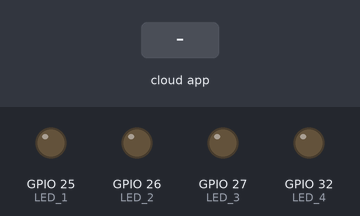
Recording of a sketch running on a simulated ESP8266 (NodeMCU). Shown: output pins drawn as LEDs (lit = HIGH). Inputs (shaded band) come from the test bench. WiFi joins after 1.5 s; servers stay silent unless stated; what the sketch prints to the serial monitor is not drawn.

Above: at 2.7 s.
2.8 s: the phone or cloud app sets Lampara.1 to 1
At 4.0 s:
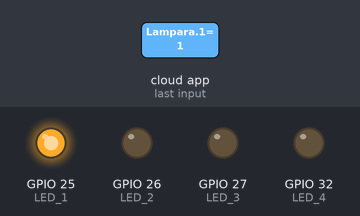
4.3 s: the phone or cloud app sets Lampara.2 to 1
At 5.3 s:
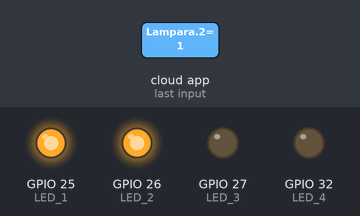
5.8 s: the phone or cloud app sets Lampara.1 to 0
At 6.4 s:
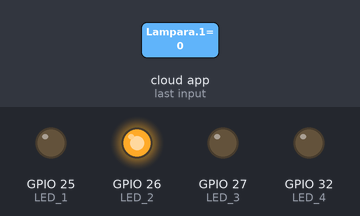
7.3 s: the phone or cloud app sets Lampara.3 to 1
At 7.6 s:
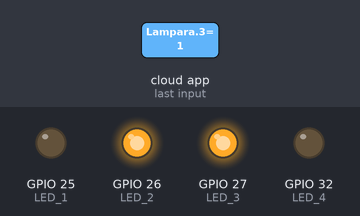
8.8 s: the phone or cloud app sets Lampara.4 to 1
At 9.9 s:
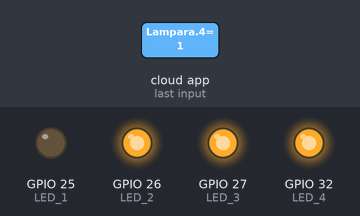
10.3 s: the phone or cloud app sets Lampara.2 to 0
At 11.0 s:
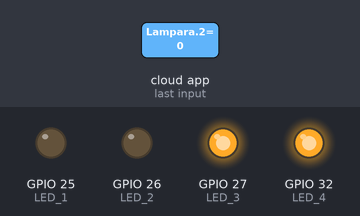
Timing chart, 0 to 12.8 s (numbered marks = the images above; inputs shaded):
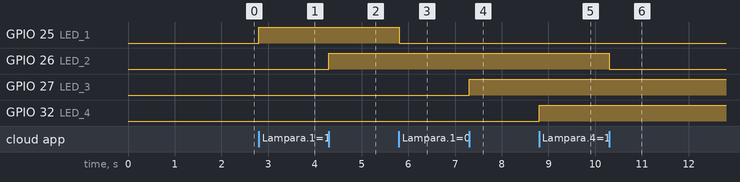

Measured:
- after the input at 2.8 s, GPIO 25 (LED_1): LOW → HIGH at once
- after the input at 4.3 s, GPIO 26 (LED_2): LOW → HIGH at once
- after the input at 5.8 s, GPIO 25 (LED_1): HIGH → LOW at once
- after the input at 7.3 s, GPIO 27 (LED_3): LOW → HIGH at once
- after the input at 8.8 s, GPIO 32 (LED_4): LOW → HIGH at once
- after the input at 10.3 s, GPIO 26 (LED_2): HIGH → LOW at once

The sketch:

CODIGO_ALEXA.ino
```cpp
#include <Arduino.h>
#ifdef ESP32
#include <WiFi.h>
#else
#include <ESP8266WiFi.h>
#endif
#include "fauxmoESP.h"

#define WIFI_SSID "ELINGETAYU"
#define WIFI_PASS "0123456789"
#define SERIAL_BAUDRATE 115200

// DEVICES
#define LED_1 25
#define ID_1 "Lampara 1"
#define LED_2 26
#define ID_2 "Lampara 2"
#define LED_3 27
#define ID_3 "Lampara 3"
#define LED_4 32
#define ID_4 "Lampara 4"

fauxmoESP fauxmo;
// -----------------------------------------------------------------------------
// Wifi
// -----------------------------------------------------------------------------

void wifiSetup() {

    // Set WIFI module to STA mode
    WiFi.mode(WIFI_STA);

    // Connect
    Serial.printf("[WIFI] Connecting to %s ", WIFI_SSID);
    WiFi.begin(WIFI_SSID, WIFI_PASS);

    // Wait
    while (WiFi.status() != WL_CONNECTED) {
        Serial.print(".");
        delay(100);
    }
    Serial.println();

    // Connected!
    Serial.printf("[WIFI] STATION Mode, SSID: %s, IP address: %s\n", WiFi.SSID().c_str(), WiFi.localIP().toString().c_str());

}

void setup() {

    // Init serial port and clean garbage
    Serial.begin(SERIAL_BAUDRATE);

    // LEDs
    pinMode(LED_1, OUTPUT);
    digitalWrite(LED_1, LOW);
    pinMode(LED_2, OUTPUT);
    digitalWrite(LED_2, LOW);
    pinMode(LED_3, OUTPUT);
    digitalWrite(LED_3, LOW);
    pinMode(LED_4, OUTPUT);
    digitalWrite(LED_4, LOW);

    // Wifi
    wifiSetup();

    fauxmo.createServer(true); // not needed, this is the default value
    fauxmo.setPort(80); // This is required for gen3 devices
    fauxmo.enable(true);
    // Add virtual devices
    fauxmo.addDevice(ID_1);
    fauxmo.addDevice(ID_2);
    fauxmo.addDevice(ID_3);
    fauxmo.addDevice(ID_4);
    fauxmo.onSetState([](unsigned char device_id, const char * device_name, bool state, unsigned char value) {

        Serial.printf("[MAIN] Device #%d (%s) state: %s value: %d\n", device_id, device_name, state ? "ON" : "OFF", value);

        if (strcmp(device_name, ID_1)==0) {
            digitalWrite(LED_1, state ? HIGH : LOW);
        }else if (strcmp(device_name, ID_2)==0) {
            digitalWrite(LED_2, state ? HIGH : LOW);
        }else if (strcmp(device_name, ID_3)==0) {
            digitalWrite(LED_3, state ? HIGH : LOW);
        }else if (strcmp(device_name, ID_4)==0) {
            digitalWrite(LED_4, state ? HIGH : LOW);
        }

    });

}

void loop() {
    fauxmo.handle();

}
```
